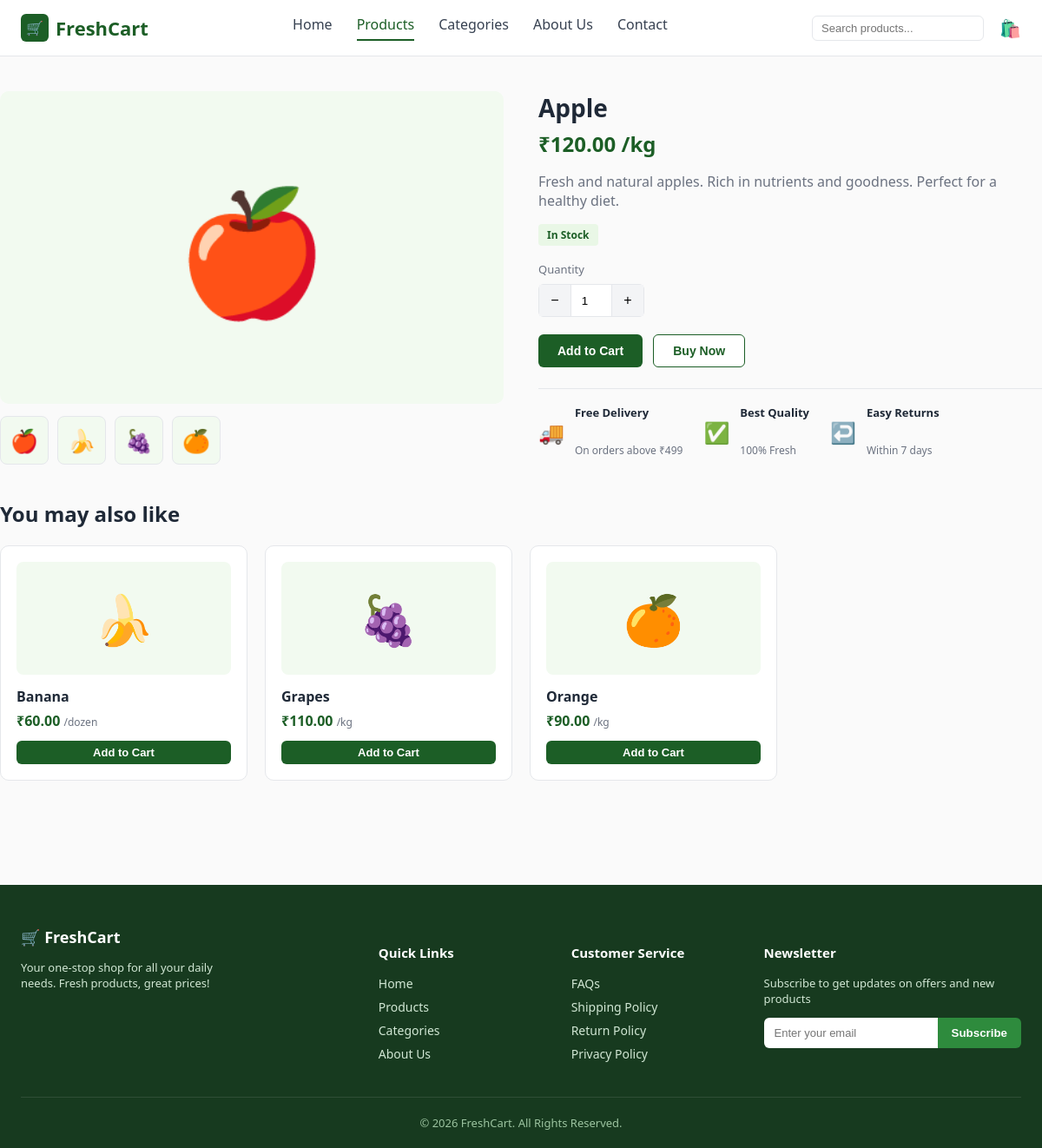
Page /products/apple/ on the committed database.
### store/models.py (models this page shows, shortened)
class Product(models.Model):
    UNIT_CHOICES = [
        ('kg', 'kg'),
        ('dozen', 'dozen'),
        ('ltr', 'ltr'),
        ('pack', 'pack'),
        ('pc', 'pc'),
    ]
    category = models.ForeignKey(Category, related_name='products', on_delete=models.CASCADE)
    name = models.CharField(max_length=150)
    slug = models.SlugField(max_length=160, unique=True)
    emoji = models.CharField(
        max_length=10, default='🛒',
        help_text='Emoji shown as the product image placeholder.'
    )
    image = models.ImageField(upload_to='products/', blank=True, null=True)
    price = models.DecimalField(max_digits=8, decimal_places=2)
    unit = models.CharField(max_length=10, choices=UNIT_CHOICES, default='kg')
    description = models.TextField(blank=True)
    stock = models.PositiveIntegerField(default=100)
    is_featured = models.BooleanField(default=False, help_text='Show on Best Selling Products (home page).')
    created_at = models.DateTimeField(auto_now_add=True)
    class Meta:
        ordering = ['name']
    def get_absolute_url(self):
        return reverse('store:product_detail', args=[self.slug])
    @property
    def in_stock(self):
        return self.stock > 0

### store/views.py (the view)
# urls.py: path('products/<slug:slug>/', views.product_detail, name='product_detail'),
def product_detail(request, slug):
    product = get_object_or_404(Product, slug=slug)
    related_products = Product.objects.filter(
        category=product.category
    ).exclude(id=product.id)[:4]
    context = {
        'product': product,
        'related_products': related_products,
    }
    return render(request, 'store/product_detail.html', context)

### store/cart.py (called while the page is built)
    def __len__(self):
        return sum(item['quantity'] for item in self.cart.values())

    def get_total_price(self):
        return sum(Decimal(item['price']) * item['quantity'] for item in self.cart.values())

### store/context_processors.py (called while the page is built)
def cart_summary(request):
    cart = Cart(request)
    return {
        'cart_item_count': len(cart),
        'cart_total_price': cart.get_total_price(),
    }

### store/templates/store/product_detail.html (shortened to what this page needs)
{% extends "store/base.html" %}
{% block content %}
<div class="container section">
  <div class="product-detail">
    <div>
      <div class="detail-thumb-main">{{ product.emoji }}</div>
      <div class="thumb-strip">
        <div class="mini">{{ product.emoji }}</div>
        {% for r in related_products|slice:":3" %}
        <div class="mini">{{ r.emoji }}</div>
        {% endfor %}
      </div>
    </div>
    <div class="detail-info">
      <h1>{{ product.name }}</h1>
      <div class="price">₹{{ product.price }} /{{ product.unit }}</div>
      <p class="desc">{{ product.description }}</p>
      {% if product.in_stock %}
      <span class="stock-badge">In Stock</span>
      {% else %}
      <span class="stock-badge" style="background:#fee2e2; color:#991b1b;">Out of Stock</span>
      {% endif %}
      <form action="{% url 'store:cart_add' product.id %}" method="post">
        <label style="font-size:13px; color:var(--text-muted); display:block; margin-bottom:8px;">Quantity</label>
        <div class="qty-control">
          <button type="button" onclick="stepQty(-1)">−</button>
          <input type="number" name="quantity" id="qtyInput" value="1" min="1">
          <button type="button" onclick="stepQty(1)">+</button>
        </div>
        <div class="detail-actions">
          <button type="submit" class="btn btn-primary">Add to Cart</button>
          <button type="submit" name="buy_now" value="1" class="btn btn-outline">Buy Now</button>
        </div>
      </form>
      <div class="mini-features">
        <div class="feature-item"><span class="icon">🚚</span><div><strong style="font-size:13px;">Free Delivery</strong><br><span>On orders above ₹499</span></div></div>
        <div class="feature-item"><span class="icon">✅</span><div><strong style="font-size:13px;">Best Quality</strong><br><span>100% Fresh</span></div></div>
        <div class="feature-item"><span class="icon">↩️</span><div><strong style="font-size:13px;">Easy Returns</strong><br><span>Within 7 days</span></div></div>
      </div>
    </div>
  </div>
  {% if related_products %}
  <section class="section">
    <div class="section-head"><h2>You may also like</h2></div>
    <div class="product-grid">
      {% for r in related_products %}
      <div class="product-card">
        <a href="{{ r.get_absolute_url }}">
          <div class="thumb">{{ r.emoji }}</div>
          <h3>{{ r.name }}</h3>
        </a>
        <div class="price">₹{{ r.price }} <small>/{{ r.unit }}</small></div>
        <form action="{% url 'store:cart_add' r.id %}" method="post" style="margin-top:auto">
          <button type="submit" class="btn btn-primary btn-block btn-sm">Add to Cart</button>
        </form>
      </div>
      {% endfor %}
    </div>
  </section>
  {% endif %}
</div>
{% endblock %}

### store/static/store/css/style.css (style rules this page uses)
:root { --green-dark: #1c5e26; --green: #2e8b3d; --green-light: #e9f7e6; --green-pale: #f2faf0; --footer-bg: #173a1f; --text-dark: #1f2937; --text-muted: #6b7280; --border: #e5e7eb; --danger: #dc2626; --radius: 10px; --shadow: 0 2px 8px rgba(0, 0, 0, 0.06); }
* { box-sizing: border-box; }
body { margin: 0; font-family: "Segoe UI", Roboto, Helvetica, Arial, sans-serif; color: var(--text-dark); background: #fafafa; }
a { text-decoration: none; color: inherit; }
.container { max-width: 1200px; margin: 0 auto; padding: 0 24px; }
.btn { display: inline-flex; align-items: center; justify-content: center; gap: 6px; padding: 10px 22px; border-radius: 6px; font-weight: 600; font-size: 14px; border: none; cursor: pointer; }
.btn-primary { background: var(--green-dark); color: #fff; }
.btn-outline { background: #fff; border: 1px solid var(--green-dark); color: var(--green-dark); }
.btn-block { width: 100%; }
.btn-sm { padding: 6px 14px; font-size: 13px; }
.feature-item { display: flex; align-items: center; gap: 12px; }
.feature-item .icon { font-size: 24px; color: var(--green-dark); }
.feature-item strong { display: block; font-size: 14px; }
.feature-item span { font-size: 12px; color: var(--text-muted); }
.section { padding: 40px 0; }
.section-head { display: flex; align-items: center; justify-content: space-between; margin-bottom: 20px; }
.section-head h2 { font-size: 24px; margin: 0; }
.product-grid { display: grid; grid-template-columns: repeat(4, 1fr); gap: 20px; }
.product-card { background: #fff; border: 1px solid var(--border); border-radius: var(--radius); padding: 18px; text-align: left; display: flex; flex-direction: column; }
.product-card .thumb { background: var(--green-pale); border-radius: 8px; height: 130px; display: flex; align-items: center; justify-content: center; font-size: 56px; margin-bottom: 14px; }
.product-card h3 { font-size: 16px; margin: 0 0 6px; }
.product-card .price { color: var(--green-dark); font-weight: 700; margin-bottom: 12px; }
.product-card .price small { color: var(--text-muted); font-weight: 400; font-size: 12px; }
.product-detail { display: grid; grid-template-columns: 1fr 1fr; gap: 40px; }
.detail-thumb-main { background: var(--green-pale); border-radius: var(--radius); height: 360px; display: flex; align-items: center; justify-content: center; font-size: 140px; }
.thumb-strip { display: flex; gap: 10px; margin-top: 14px; }
.thumb-strip .mini { width: 56px; height: 56px; background: var(--green-pale); border-radius: 8px; display: flex; align-items: center; justify-content: center; font-size: 26px; border: 1px solid var(--border); }
.detail-info h1 { margin: 0 0 6px; font-size: 28px; }
.detail-info .price { color: var(--green-dark); font-size: 24px; font-weight: 700; margin-bottom: 14px; }
.detail-info .desc { color: var(--text-muted); margin-bottom: 16px; }
.stock-badge { display: inline-block; background: var(--green-light); color: var(--green-dark); font-size: 12px; font-weight: 600; padding: 4px 10px; border-radius: 4px; margin-bottom: 18px; }
.qty-control { display: flex; align-items: center; gap: 0; width: fit-content; border: 1px solid var(--border); border-radius: 6px; margin-bottom: 20px; }
.qty-control button { width: 36px; height: 36px; border: none; background: #f3f4f6; font-size: 16px; cursor: pointer; }
.qty-control input { width: 48px; text-align: center; border: none; border-left: 1px solid var(--border); border-right: 1px solid var(--border); height: 36px; }
.detail-actions { display: flex; gap: 12px; margin-bottom: 24px; }
.mini-features { display: flex; gap: 24px; border-top: 1px solid var(--border); padding-top: 18px; }

### rows in the picture
Product: emoji "🍎", name "Apple", price "120.00", unit "kg", description "Fresh and natural apples. Rich in nutrients and goodness. Perfect for a healthy diet."
Product: emoji "🍌", name "Banana", price "60.00", unit "dozen"
Product: emoji "🍇", name "Grapes", price "110.00", unit "kg"
Product: emoji "🍊", name "Orange", price "90.00", unit "kg"
